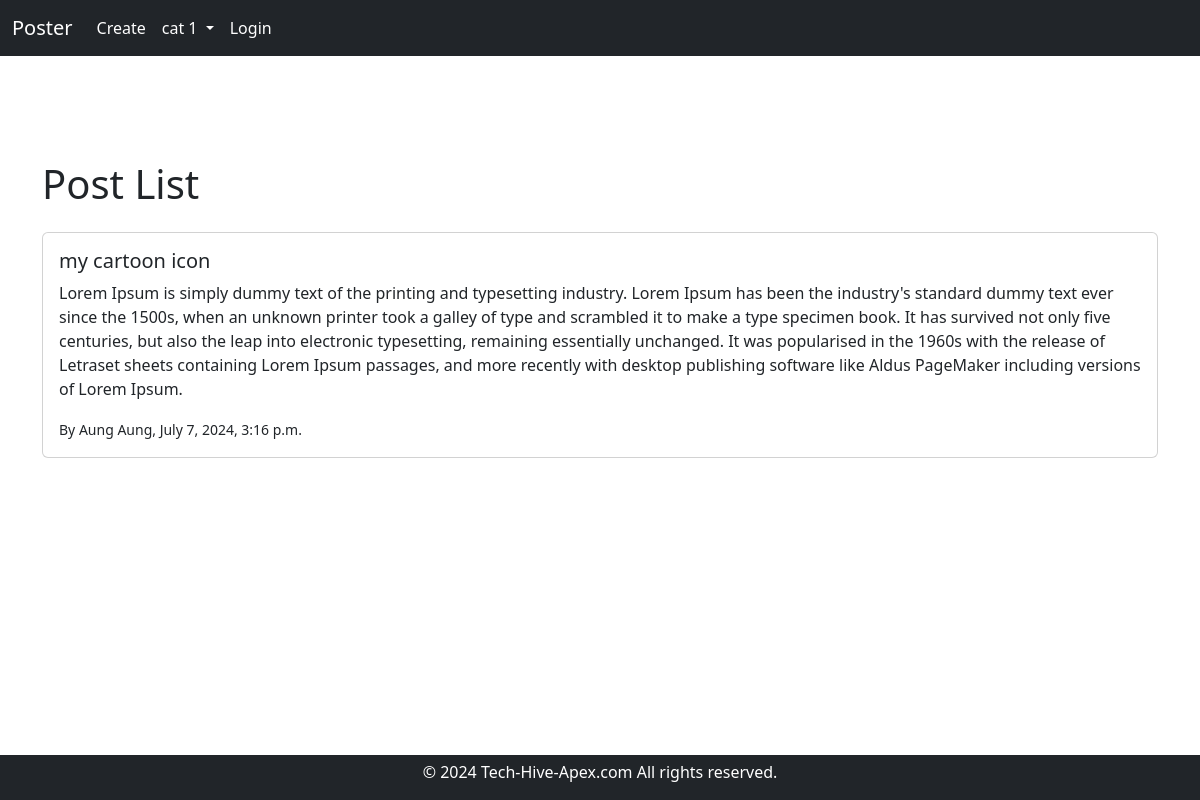
Screenshot of /blog/ with the database file from the repository.
### blog/models.py (models this page shows, shortened)
class PostModel(models.Model):
  id = models.AutoField(primary_key=True)
  category = models.ForeignKey(CategoryModel, on_delete=models.CASCADE, default=None)
  author = models.ForeignKey(User, on_delete=models.CASCADE, default=None)
  image = models.ImageField(default=None, blank=True)
  title = models.CharField(max_length=100)
  body = models.TextField()
  created_at = models.DateTimeField(default=datetime.now)

### blog/views.py (the view)
# urls.py: path('', views.post_list, name='post_list'),
def post_list(request):
  posts = PostModel.objects.all().order_by('-created_at')
  return render(request, 'postList.html', {"posts" : posts})

### blog/templates/postList.html (shortened to what this page needs)
{% extends 'base.html' %}
{% block body %}
  <div class="container mb-5" style="margin-top: 5rem;">
    <h1 class="mb-4">Post List</h1>
    {% for post in posts %}
    <div class="card mb-4">
      <div class="card-body" onclick="window.location = '/blog/detail/{{ post.id }}/'">
        <h5 class="card-title"> {{ post.title }} </h5>
        <p class="card-text"> {{ post.body }} </p>
        <p class="card-text">
          <small>By Aung Aung, {{ post.created_at }}</small>
        </p>
      </div>
    </div>
    {% endfor %}
  </div>
{% endblock %}

### templates/base.html (style rules this page uses)
body { display: flex; flex-direction: column; min-height: 100vh; margin: 0; padding-top: 80px; }

### rows the page displays
PostModel: title "my cartoon icon", body "Lorem Ipsum is simply dummy text of the printing and typesetting industry. Lorem Ipsum has been the industry's standard dummy text ever since the 1500s, when an unknown printer took a galley of type and scrambled it to make a type specimen book. It has survived not only five centuries, but also the leap into electronic typesetting, remaining essentially unchanged. It was popularised in the 1960s with the release of Letraset sheets containing Lorem Ipsum passages, and more recently with desktop publishing software like Aldus PageMaker including versions of Lorem Ipsum.", created_at "July 7, 2024, 3:16 p.m."
